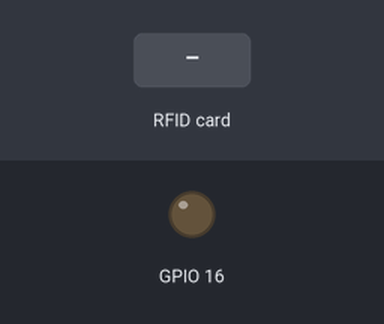
Recording of a sketch running on a simulated ESP8266 (NodeMCU). On the bench: output pins drawn as LEDs (lit = HIGH). The test bench sets the inputs (shaded band). WiFi joins after 1.5 s; servers stay silent unless stated; what the sketch prints to the serial monitor is not drawn.

Above: at 2.8 s.
2.9 s: RFID card 5E 7A 19 C4 held to the reader
At 3.6 s:
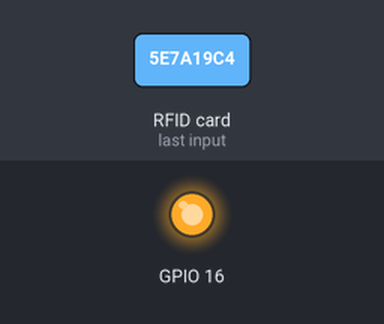
Timing chart, 0 to 6.5 s (numbered marks = the images above; inputs shaded):
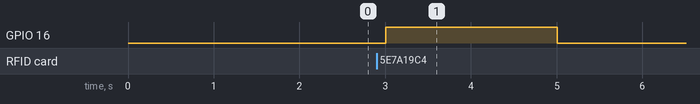

Measured:
- after the input at 2.9 s, GPIO 16: LOW → HIGH after 0.11 s, → LOW 2.0 s later

The sketch:

kapieee2.0.ino
```cpp
#include <ESP8266WiFi.h>
#include <SPI.h>
#include <PubSubClient.h>
#include "MFRC522.h"

/* wiring the MFRC522 to ESP8266 (ESP-12)
RST     = GPIO5
SDA(SS) = GPIO4
MOSI    = GPIO13
MISO    = GPIO12
SCK     = GPIO14
GND     = GND
3.3V    = 3.3V
*/

#define RST_PIN  5  // RST-PIN for RC522 - RFID - SPI - Modul GPIO5
#define SS_PIN  4  // SDA-PIN for RC522 - RFID - SPI - Modul GPIO4

const char* SSID = "Yilmaz";
const char* PASS = "tukantukan997";

MFRC522 mfrc522(SS_PIN, RST_PIN); // Create MFRC522 instance

void setup() {
  Serial.begin(9600);    // Initialize serial communications
  delay(25);
  Serial.println(F("Booting...."));
  SPI.begin();           // Init SPI bus
  mfrc522.PCD_Init();    // Init MFRC522
  delay(50);

  Serial.println("");                      //wifi_connection_begin
  Serial.print("Connecting To ");
  WiFi.begin(SSID, PASS);
  while (WiFi.status() != WL_CONNECTED)
  {
    delay(500);
    Serial.print(".");
  }
  Serial.println("");
  Serial.println("WiFi Connected");
  Serial.print("IP address: ");
  Serial.println(WiFi.localIP());
  delay(50);                               //wifi_connection_end

  pinMode(16, OUTPUT);
}

void loop() {
  // Look for new cards
  if ( ! mfrc522.PICC_IsNewCardPresent()) {
    delay(50);
    return;
  }
  // Select one of the cards
  if ( ! mfrc522.PICC_ReadCardSerial()) {
    delay(50);
    return;
  }
  // Show some details of the PICC (that is: the tag/card)
  String content = dump_byte_array(mfrc522.uid.uidByte, mfrc522.uid.size);
  Serial.print(F("Card UID: "));
  Serial.println(content);
  open_the_door();
  Serial.println("READY");
}

String dump_byte_array(byte *buffer, byte bufferSize) {
  String result ="";
  for (byte i = 0; i < bufferSize; i++) {
    result +=(buffer[i]);
  }
  delay(50);
  return result;
}

void open_the_door(){
  digitalWrite(16, HIGH);
  delay(2000);
  digitalWrite(16, LOW);
  delay(50);
}
```
